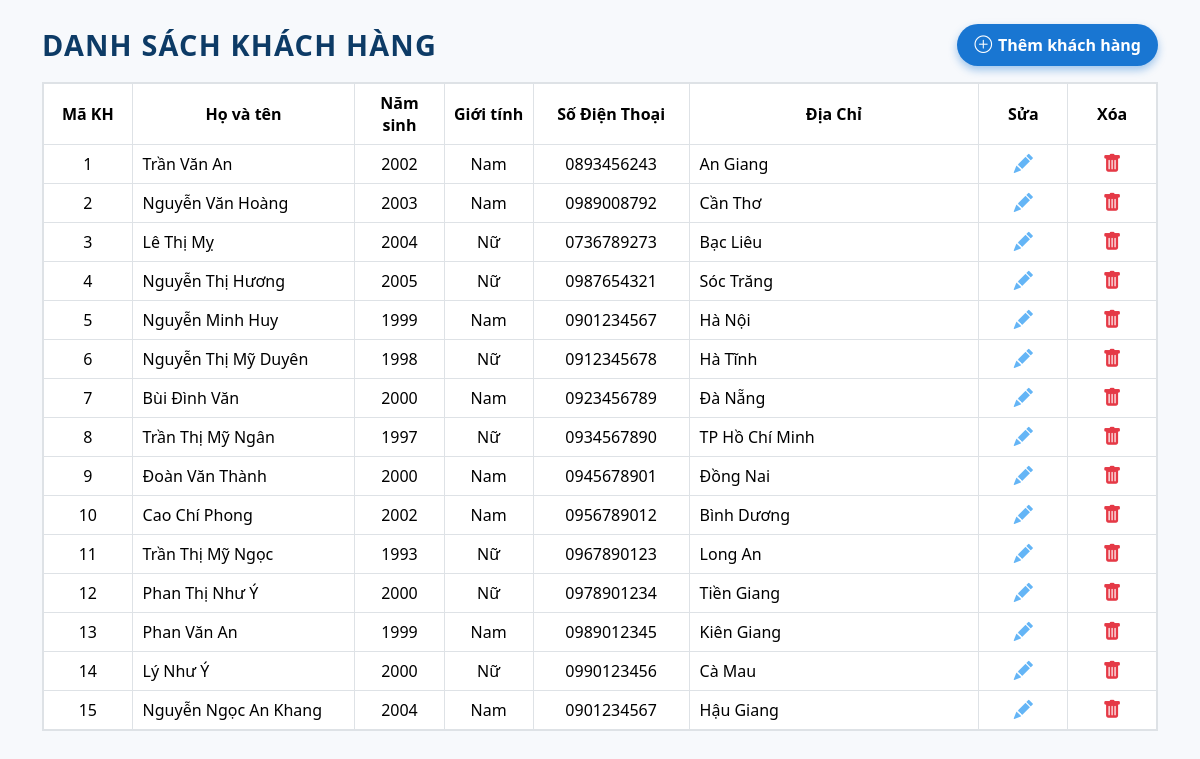
/admin/pages/dskhachhang.php, run on the app's committed database.
### tables this page shows
CREATE TABLE IF NOT EXISTS `tbl_khachhang` (
  `MaKH` int(10) NOT NULL AUTO_INCREMENT,
  `HoVaTen` varchar(50) NOT NULL,
  `NamSinh` year(4) NOT NULL,
  `GioiTinh` tinyint(1) NOT NULL,
  `SoDienThoai` varchar(10) NOT NULL,
  `DiaChi` nvarchar(50),
  PRIMARY KEY (`MaKH`)
);

### admin/pages/dskhachhang.php (the view, shortened to what this page needs)
<?php
	include("../includes/connect.php");
	$sql = "SELECT * FROM tbl_khachhang";
	$danhsach = $connect->query($sql);
?>
<link href="https://cdn.jsdelivr.net/npm/bootstrap@5.3.3/dist/css/bootstrap.min.css" rel="stylesheet">
<link href="https://cdn.jsdelivr.net/npm/bootstrap-icons@1.10.5/font/bootstrap-icons.css" rel="stylesheet">
<div class="container my-4">
  <div class="d-flex justify-content-between align-items-center mb-3">
    <h2 class="title-header mb-0">Danh sách khách hàng</h2>
    <a href="themkhachhang.php" class="btn btn-warm btn-add">
      <i class="bi bi-plus-circle"></i> Thêm khách hàng
    </a>
  </div>
  <table class="table table-bordered table-hover">
    <thead>
      <tr>
        <th style="width: 8%;">Mã KH</th>
        <th style="width: 20%;">Họ và tên</th>
        <th style="width: 8%;">Năm sinh</th>
        <th style="width: 8%;">Giới tính</th>
        <th style="width: 14%;">Số Điện Thoại</th>
        <th style="width: 26%;">Địa Chỉ</th>
        <th style="width: 8%;">Sửa</th>
        <th style="width: 8%;">Xóa</th>
      </tr>
    </thead>
    <tbody>
      <?php
      if ($danhsach->num_rows > 0) {
        while ($row = $danhsach->fetch_array(MYSQLI_ASSOC)) {
          echo "<tr>";
          echo "<td>" . htmlspecialchars($row['MaKH']) . "</td>";
          echo "<td>" . htmlspecialchars($row['HoVaTen']) . "</td>";
          echo "<td>" . htmlspecialchars($row['NamSinh']) . "</td>";
          echo "<td>" . (($row['GioiTinh'] == 0) ? "Nam" : "Nữ") . "</td>";
          echo "<td>" . htmlspecialchars($row['SoDienThoai']) . "</td>";
          echo "<td>" . htmlspecialchars($row['DiaChi']) . "</td>";
          echo "<td class='text-center'><a href='suakhachhang.php?id=" . urlencode($row['MaKH']) . "' class='btn-edit' title='Sửa khách hàng'><i class='bi bi-pencil-fill'></i></a></td>";
          echo "<td class='text-center'><a href='xoakhachhang.php?id=" . urlencode($row['MaKH']) . "' onclick=\"return confirm('Bạn có chắc chắn muốn xóa khách hàng này?');\" class='btn-delete' title='Xóa khách hàng'><i class='bi bi-trash-fill'></i></a></td>";
          echo "</tr>";
        }
      } else {
        echo "<tr><td colspan='8' class='text-center text-muted'>Không có khách hàng nào.</td></tr>";
      }
      ?>
    </tbody>
  </table>
</div>

### admin/pages/dskhachhang.php (style rules this page uses)
.title-header { color: #0d3b66; font-weight: 700; text-transform: uppercase; letter-spacing: 1.2px; font-size: 1.8rem; margin-bottom: 20px; }
.btn-warm { background-color: #1976d2; color: white; font-weight: 600; padding: 8px 16px; border-radius: 30px; box-shadow: 0 4px 8px rgba(25, 118, 210, 0.4); transition: background-color 0.3s ease, box-shadow 0.3s ease; display: inline-flex; align-items: center; gap: 6px; text-decoration: none; white-space: nowrap; }
.btn-warm i { font-size: 1.1rem; line-height: 1; }
table { background-color: #ffffff; border: 2px solid #1976d2; border-radius: 8px; font-family: 'Segoe UI', Tahoma, Geneva, Verdana, sans-serif; width: 100%; table-layout: fixed; }
thead tr { background-color: #1976d2; color: #fff; font-weight: 600; }
tbody tr { transition: background-color 0.3s ease; }
tbody td { vertical-align: middle; color: #0d3b66; word-wrap: break-word; text-align: center; }
tbody td:nth-child(2), tbody td:nth-child(6) { text-align: left; padding-left: 10px; }
.btn-edit { color: #64b5f6; font-size: 1.2rem; transition: color 0.3s ease; }
.btn-delete { color: #e53946; font-size: 1.2rem; transition: color 0.3s ease; }
th { text-align: center; vertical-align: middle; padding: 12px 8px; }
td a i { pointer-events: none; }

### data on the page
tbl_khachhang: MaKH "1", HoVaTen "Trần Văn An", NamSinh "2002", GioiTinh "Nam", SoDienThoai "0893456243", DiaChi "An Giang"
tbl_khachhang: MaKH "2", HoVaTen "Nguyễn Văn Hoàng", NamSinh "2003", GioiTinh "Nam", SoDienThoai "0989008792", DiaChi "Cần Thơ"
tbl_khachhang: MaKH "3", HoVaTen "Lê Thị Mỵ", NamSinh "2004", GioiTinh "Nữ", SoDienThoai "0736789273", DiaChi "Bạc Liêu"
tbl_khachhang: MaKH "4", HoVaTen "Nguyễn Thị Hương", NamSinh "2005", GioiTinh "Nữ", SoDienThoai "0987654321", DiaChi "Sóc Trăng"
tbl_khachhang: MaKH "5", HoVaTen "Nguyễn Minh Huy", NamSinh "1999", GioiTinh "Nam", SoDienThoai "0901234567", DiaChi "Hà Nội"
tbl_khachhang: MaKH "6", HoVaTen "Nguyễn Thị Mỹ Duyên", NamSinh "1998", GioiTinh "Nữ", SoDienThoai "0912345678", DiaChi "Hà Tĩnh"
tbl_khachhang: MaKH "7", HoVaTen "Bùi Đình Văn", NamSinh "2000", GioiTinh "Nam", SoDienThoai "0923456789", DiaChi "Đà Nẵng"
tbl_khachhang: MaKH "8", HoVaTen "Trần Thị Mỹ Ngân", NamSinh "1997", GioiTinh "Nữ", SoDienThoai "0934567890", DiaChi "TP Hồ Chí Minh"
tbl_khachhang: MaKH "9", HoVaTen "Đoàn Văn Thành", NamSinh "2000", GioiTinh "Nam", SoDienThoai "0945678901", DiaChi "Đồng Nai"
tbl_khachhang: MaKH "10", HoVaTen "Cao Chí Phong", NamSinh "2002", GioiTinh "Nam", SoDienThoai "0956789012", DiaChi "Bình Dương"
tbl_khachhang: MaKH "11", HoVaTen "Trần Thị Mỹ Ngọc", NamSinh "1993", GioiTinh "Nữ", SoDienThoai "0967890123", DiaChi "Long An"
tbl_khachhang: MaKH "12", HoVaTen "Phan Thị Như Ý", NamSinh "2000", GioiTinh "Nữ", SoDienThoai "0978901234", DiaChi "Tiền Giang"
tbl_khachhang: MaKH "13", HoVaTen "Phan Văn An", NamSinh "1999", GioiTinh "Nam", SoDienThoai "0989012345", DiaChi "Kiên Giang"
tbl_khachhang: MaKH "14", HoVaTen "Lý Như Ý", NamSinh "2000", GioiTinh "Nữ", SoDienThoai "0990123456", DiaChi "Cà Mau"
tbl_khachhang: MaKH "15", HoVaTen "Nguyễn Ngọc An Khang", NamSinh "2004", GioiTinh "Nam", SoDienThoai "0901234567", DiaChi "Hậu Giang"
